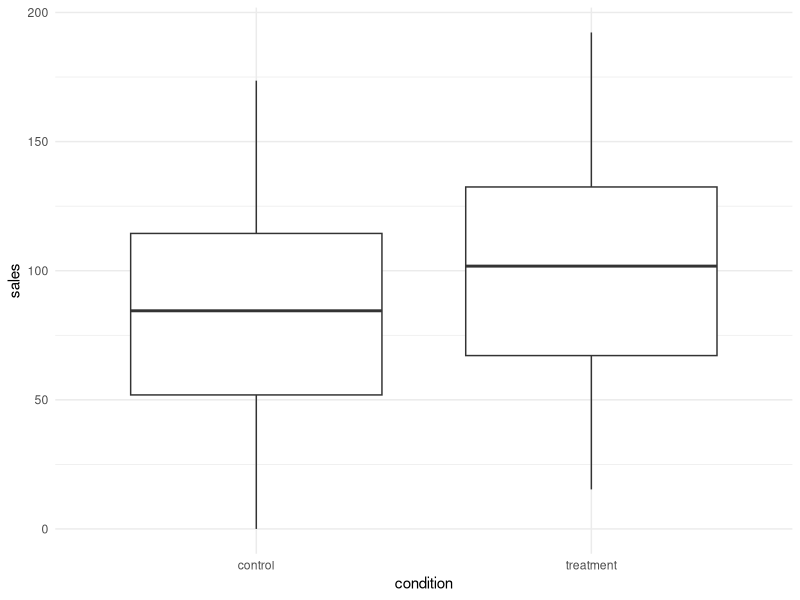

This chart was generated by the following R code:
## ---- chunk 1
knitr::opts_chunk$set(echo = FALSE, message = FALSE, warning = FALSE)
## ---- chunk 2
library(ggplot2)

library(dplyr)

salesData = data.frame(sales = runif(1500, min = 0, max = 100), 
                       condition = sample(c("treatment", "control"), 1500, replace = TRUE), 
                       timeZone = sample(c("est", "cst"), 1500, replace = TRUE))

salesData$sales = ifelse(salesData$condition == "treatment", 
                         salesData$sales + runif(1500, min = 15, max = 25), salesData$sales)

salesData$sales = ifelse(salesData$timeZone == "cst", 
                         salesData$sales + runif(1500, min = 50, max = 75), salesData$sales)

ggplot(salesData, aes(condition, sales)) + 
  geom_boxplot() + 
  theme_minimal()

## ---- chunk 3
broom::tidy(lm(sales ~ condition, data = salesData))
## ---- chunk 4
library(lme4) 

summary(lmer(sales ~ condition + (1|timeZone), data = salesData))
